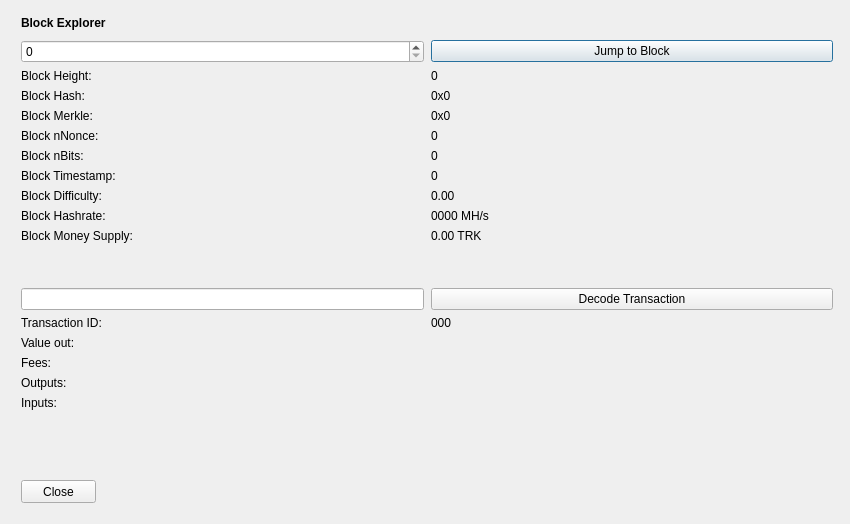
<?xml version="1.0" encoding="UTF-8"?>
<ui version="4.0">
 <class>BlockBrowser</class>
 <widget class="QDialog" name="BlockBrowser">
  <property name="windowModality">
   <enum>Qt::NonModal</enum>
  </property>
  <property name="enabled">
   <bool>true</bool>
  </property>
  <property name="geometry">
   <rect>
    <x>0</x>
    <y>0</y>
    <width>850</width>
    <height>524</height>
   </rect>
  </property>
  <property name="sizePolicy">
   <sizepolicy hsizetype="Preferred" vsizetype="Preferred">
    <horstretch>0</horstretch>
    <verstretch>0</verstretch>
   </sizepolicy>
  </property>
  <property name="minimumSize">
   <size>
    <width>0</width>
    <height>0</height>
   </size>
  </property>
  <property name="acceptDrops">
   <bool>false</bool>
  </property>
  <property name="windowTitle">
   <string>Tedcoin Block Explorer</string>
  </property>
  <layout class="QGridLayout">
   <property name="sizeConstraint">
    <enum>QLayout::SetMaximumSize</enum>
   </property>
   <property name="leftMargin">
    <number>21</number>
   </property>
   <property name="topMargin">
    <number>10</number>
   </property>
   <property name="rightMargin">
    <number>10</number>
   </property>
   <item row="1" column="0">
    <widget class="QWidget" name="widget" native="true">
     <widget class="QWidget" name="layoutWidgetBE1">
      <property name="geometry">
       <rect>
        <x>0</x>
        <y>0</y>
        <width>822</width>
        <height>27</height>
       </rect>
      </property>
      <layout class="QHBoxLayout" name="horizontalLayoutBE">
       <property name="spacing">
        <number>7</number>
       </property>
       <item>
        <widget class="QLabel" name="labelBlockExplorer">
         <property name="sizePolicy">
          <sizepolicy hsizetype="Preferred" vsizetype="Maximum">
           <horstretch>0</horstretch>
           <verstretch>0</verstretch>
          </sizepolicy>
         </property>
         <property name="font">
          <font>
           <weight>75</weight>
           <bold>true</bold>
          </font>
         </property>
         <property name="styleSheet">
          <string notr="true">font-weight:bold;</string>
         </property>
         <property name="text">
          <string>Block Explorer</string>
         </property>
        </widget>
       </item>
       <item>
        <spacer name="horizontalSpacerBE">
         <property name="orientation">
          <enum>Qt::Horizontal</enum>
         </property>
         <property name="sizeHint" stdset="0">
          <size>
           <width>40</width>
           <height>20</height>
          </size>
         </property>
        </spacer>
       </item>
      </layout>
     </widget>
     <widget class="QWidget" name="layoutWidgetBE2">
      <property name="geometry">
       <rect>
        <x>0</x>
        <y>30</y>
        <width>812</width>
        <height>410</height>
       </rect>
      </property>
      <layout class="QGridLayout" name="gridLayoutBE" rowstretch="0,0,0,0,0,0,0,0,0,0,0,0,0,0,0,0,0,0,0,0" columnstretch="0,0">
       <property name="sizeConstraint">
        <enum>QLayout::SetDefaultConstraint</enum>
       </property>
       <property name="horizontalSpacing">
        <number>7</number>
       </property>
       <item row="14" column="1">
        <widget class="QLabel" name="txID">
         <property name="text">
          <string>000</string>
         </property>
         <property name="textInteractionFlags">
          <set>Qt::LinksAccessibleByMouse|Qt::TextSelectableByMouse</set>
         </property>
        </widget>
       </item>
       <item row="8" column="1">
        <widget class="QLabel" name="timeBox">
         <property name="text">
          <string>0</string>
         </property>
         <property name="textInteractionFlags">
          <set>Qt::LinksAccessibleByMouse|Qt::TextSelectableByMouse</set>
         </property>
        </widget>
       </item>
       <item row="9" column="1">
        <widget class="QLabel" name="diffBox">
         <property name="text">
          <string>0.00</string>
         </property>
         <property name="textInteractionFlags">
          <set>Qt::LinksAccessibleByMouse|Qt::TextSelectableByMouse</set>
         </property>
        </widget>
       </item>
       <item row="10" column="0">
        <widget class="QLabel" name="hashRateLabel">
         <property name="text">
          <string>Block Hashrate:</string>
         </property>
        </widget>
       </item>
       <item row="9" column="0">
        <widget class="QLabel" name="diffLabel">
         <property name="text">
          <string>Block Difficulty:</string>
         </property>
        </widget>
       </item>
       <item row="17" column="1">
        <widget class="QLabel" name="outputBox">
         <property name="text">
          <string/>
         </property>
         <property name="alignment">
          <set>Qt::AlignLeading|Qt::AlignLeft|Qt::AlignTop</set>
         </property>
         <property name="textInteractionFlags">
          <set>Qt::LinksAccessibleByMouse|Qt::TextSelectableByMouse</set>
         </property>
        </widget>
       </item>
       <item row="3" column="1">
        <widget class="QLabel" name="heightLabelBE1">
         <property name="text">
          <string>0</string>
         </property>
         <property name="textInteractionFlags">
          <set>Qt::LinksAccessibleByMouse|Qt::TextSelectableByMouse</set>
         </property>
        </widget>
       </item>
       <item row="1" column="1">
        <widget class="QPushButton" name="blockButton">
         <property name="text">
          <string>Jump to Block</string>
         </property>
        </widget>
       </item>
       <item row="3" column="0">
        <widget class="QLabel" name="heightLabelBE2">
         <property name="text">
          <string>Block Height:</string>
         </property>
        </widget>
       </item>
       <item row="7" column="0">
        <widget class="QLabel" name="bitsLabel">
         <property name="text">
          <string>Block nBits:</string>
         </property>
        </widget>
       </item>
       <item row="6" column="1">
        <widget class="QLabel" name="nonceBox">
         <property name="text">
          <string>0</string>
         </property>
         <property name="textInteractionFlags">
          <set>Qt::LinksAccessibleByMouse|Qt::TextSelectableByMouse</set>
         </property>
        </widget>
       </item>
       <item row="6" column="0">
        <widget class="QLabel" name="nonceLabel">
         <property name="text">
          <string>Block nNonce:</string>
         </property>
        </widget>
       </item>
       <item row="5" column="1">
        <widget class="QLabel" name="merkleBox">
         <property name="minimumSize">
          <size>
           <width>187</width>
           <height>0</height>
          </size>
         </property>
         <property name="text">
          <string>0x0</string>
         </property>
         <property name="textInteractionFlags">
          <set>Qt::LinksAccessibleByMouse|Qt::TextSelectableByMouse</set>
         </property>
        </widget>
       </item>
       <item row="16" column="0">
        <widget class="QLabel" name="feesLabel">
         <property name="text">
          <string>Fees:</string>
         </property>
        </widget>
       </item>
       <item row="15" column="1">
        <widget class="QLabel" name="valueBox">
         <property name="text">
          <string/>
         </property>
         <property name="textInteractionFlags">
          <set>Qt::LinksAccessibleByMouse|Qt::TextSelectableByMouse</set>
         </property>
        </widget>
       </item>
       <item row="7" column="1">
        <widget class="QLabel" name="bitsBox">
         <property name="text">
          <string>0</string>
         </property>
         <property name="textInteractionFlags">
          <set>Qt::LinksAccessibleByMouse|Qt::TextSelectableByMouse</set>
         </property>
        </widget>
       </item>
       <item row="8" column="0">
        <widget class="QLabel" name="timeLabel">
         <property name="text">
          <string>Block Timestamp:</string>
         </property>
        </widget>
       </item>
       <item row="17" column="0">
        <widget class="QLabel" name="outputLabel">
         <property name="text">
          <string>Outputs:</string>
         </property>
         <property name="alignment">
          <set>Qt::AlignLeading|Qt::AlignLeft|Qt::AlignTop</set>
         </property>
        </widget>
       </item>
       <item row="1" column="0">
        <widget class="QSpinBox" name="heightBox">
         <property name="sizePolicy">
          <sizepolicy hsizetype="Preferred" vsizetype="Fixed">
           <horstretch>0</horstretch>
           <verstretch>0</verstretch>
          </sizepolicy>
         </property>
         <property name="maximum">
          <number>99999999</number>
         </property>
        </widget>
       </item>
       <item row="4" column="0">
        <widget class="QLabel" name="hashLabel">
         <property name="text">
          <string>Block Hash:</string>
         </property>
        </widget>
       </item>
       <item row="16" column="1">
        <widget class="QLabel" name="feesBox">
         <property name="text">
          <string/>
         </property>
         <property name="textInteractionFlags">
          <set>Qt::LinksAccessibleByMouse|Qt::TextSelectableByMouse</set>
         </property>
        </widget>
       </item>
       <item row="4" column="1">
        <widget class="QLabel" name="hashBox">
         <property name="enabled">
          <bool>true</bool>
         </property>
         <property name="sizePolicy">
          <sizepolicy hsizetype="Preferred" vsizetype="Preferred">
           <horstretch>0</horstretch>
           <verstretch>0</verstretch>
          </sizepolicy>
         </property>
         <property name="minimumSize">
          <size>
           <width>0</width>
           <height>0</height>
          </size>
         </property>
         <property name="text">
          <string>0x0</string>
         </property>
         <property name="textInteractionFlags">
          <set>Qt::LinksAccessibleByMouse|Qt::TextSelectableByMouse</set>
         </property>
        </widget>
       </item>
       <item row="14" column="0">
        <widget class="QLabel" name="txLabel">
         <property name="text">
          <string>Transaction ID:</string>
         </property>
        </widget>
       </item>
       <item row="15" column="0">
        <widget class="QLabel" name="valueLabel">
         <property name="text">
          <string>Value out:</string>
         </property>
        </widget>
       </item>
       <item row="13" column="0">
        <widget class="QLineEdit" name="txBox">
         <property name="sizePolicy">
          <sizepolicy hsizetype="Preferred" vsizetype="Fixed">
           <horstretch>0</horstretch>
           <verstretch>0</verstretch>
          </sizepolicy>
         </property>
         <property name="inputMask">
          <string comment="Transaction id" extracomment="Transaction id"/>
         </property>
         <property name="placeholderText">
          <string comment="Transaction ID" extracomment="Transaction ID"/>
         </property>
        </widget>
       </item>
       <item row="12" column="0">
        <spacer name="verticalSpacer_2">
         <property name="orientation">
          <enum>Qt::Vertical</enum>
         </property>
         <property name="sizeHint" stdset="0">
          <size>
           <width>20</width>
           <height>20</height>
          </size>
         </property>
        </spacer>
       </item>
       <item row="10" column="1">
        <widget class="QLabel" name="hashRateBox">
         <property name="text">
          <string>0000 MH/s</string>
         </property>
         <property name="textInteractionFlags">
          <set>Qt::LinksAccessibleByMouse|Qt::TextSelectableByMouse</set>
         </property>
        </widget>
       </item>
       <item row="19" column="0">
        <spacer name="verticalSpacer">
         <property name="orientation">
          <enum>Qt::Vertical</enum>
         </property>
         <property name="sizeHint" stdset="0">
          <size>
           <width>20</width>
           <height>40</height>
          </size>
         </property>
        </spacer>
       </item>
       <item row="13" column="1">
        <widget class="QPushButton" name="txButton">
         <property name="text">
          <string>Decode Transaction</string>
         </property>
        </widget>
       </item>
       <item row="18" column="0">
        <widget class="QLabel" name="inputLabel">
         <property name="text">
          <string>Inputs:</string>
         </property>
         <property name="alignment">
          <set>Qt::AlignLeading|Qt::AlignLeft|Qt::AlignTop</set>
         </property>
        </widget>
       </item>
       <item row="5" column="0">
        <widget class="QLabel" name="merkleLabel">
         <property name="text">
          <string>Block Merkle:</string>
         </property>
        </widget>
       </item>
       <item row="18" column="1">
        <widget class="QLabel" name="inputBox">
         <property name="text">
          <string/>
         </property>
         <property name="alignment">
          <set>Qt::AlignLeading|Qt::AlignLeft|Qt::AlignTop</set>
         </property>
         <property name="textInteractionFlags">
          <set>Qt::LinksAccessibleByMouse|Qt::TextSelectableByMouse</set>
         </property>
        </widget>
       </item>
       <item row="11" column="0">
        <widget class="QLabel" name="moneySupplyLabel">
         <property name="text">
          <string>Block Money Supply:</string>
         </property>
        </widget>
       </item>
       <item row="11" column="1">
        <widget class="QLabel" name="moneySupplyBox">
         <property name="text">
          <string>0.00 TRK</string>
         </property>
         <property name="textInteractionFlags">
          <set>Qt::LinksAccessibleByMouse|Qt::TextSelectableByMouse</set>
         </property>
        </widget>
       </item>
      </layout>
     </widget>
     <widget class="QPushButton" name="closeButton">
      <property name="geometry">
       <rect>
        <x>0</x>
        <y>470</y>
        <width>75</width>
        <height>23</height>
       </rect>
      </property>
      <property name="text">
       <string>Close</string>
      </property>
     </widget>
    </widget>
   </item>
  </layout>
 </widget>
 <resources/>
 <connections/>
</ui>
